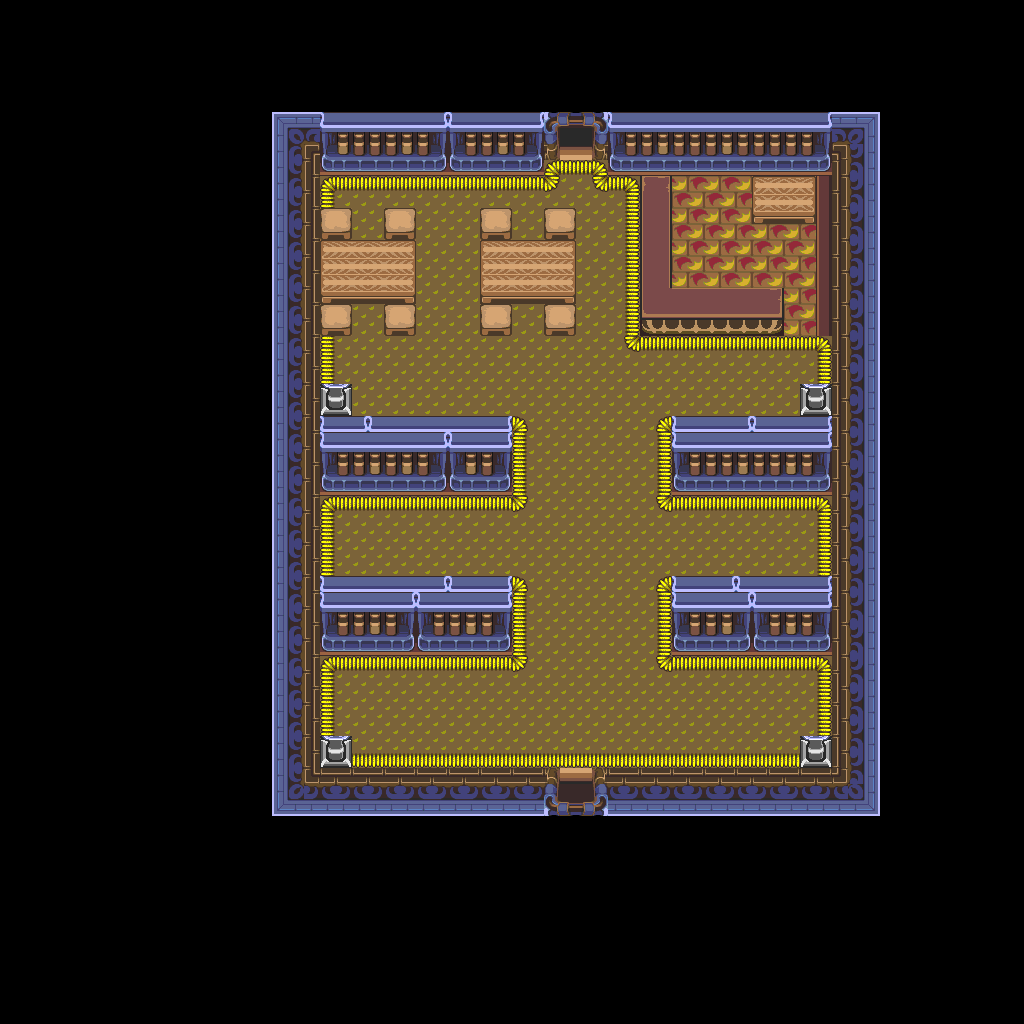

This is a level from a 2D game, rendered from its Tiled map with the project's own tilesets. A one-line summary and the map file follow, with tile-layer data summarised:
An orthogonal 64x64 tile map with 16x16 px tiles, 1 tile layer (base), 1 hidden layer not drawn and 22 objects.

<map version="1.10" tiledversion="1.12.1" orientation="orthogonal" renderorder="right-down" width="64" height="64" tilewidth="16" tileheight="16" infinite="0" nextlayerid="3" nextobjectid="23">
 <tileset firstgid="1" source="../classiciphone_pics4.tsx" />
 <layer id="1" name="base" width="64" height="64">
  <data>[4096 cells, 4096 non-empty, 110 distinct tile ids]</data>
 </layer>
 <layer id="2" name="collision" width="64" height="64" visible="0">
  <properties><property name="collision" value="true" /></properties>
  <data>[4096 cells, 3237 non-empty, 1 distinct tile ids]</data>
 </layer>
 <objectgroup id="3" name="npcs">
  <object id="1" x="800.0" y="704.0" width="16" height="16">
   <properties>
    <property name="gani" value="bluelampani.mng" />
    <property name="script" type="string">-- Auto-converted from GraalScript
-- [CLIENT-SIDE — server no-op]
-- if (playerenters) dontblock;</property>
   </properties>
  </object>
  <object id="2" x="320.0" y="352.0" width="16" height="16">
   <properties>
    <property name="gani" value="bluelampani.mng" />
    <property name="script" type="string">-- Auto-converted from GraalScript
-- [CLIENT-SIDE — server no-op]
-- if (playerenters) dontblock;</property>
   </properties>
  </object>
  <object id="3" x="352.0" y="608.0" width="16" height="16">
   <properties>
    <property name="gani" value="ninjibook.png" />
    <property name="script" type="string">-- Auto-converted from GraalScript
-- /*
-- // NPC made by Galen (Admin)
-- if (playertouchsme) {
-- say 4;
-- //  putnpc note.png,note.txt,24,42;
-- set shownote;
end
-- */</property>
   </properties>
  </object>
  <object id="4" x="320.0" y="704.0" width="16" height="16">
   <properties>
    <property name="gani" value="bluelampani.mng" />
    <property name="script" type="string">-- Auto-converted from GraalScript
-- [CLIENT-SIDE — server no-op]
-- if (playerenters) dontblock;</property>
   </properties>
  </object>
  <object id="5" x="800.0" y="352.0" width="16" height="16">
   <properties>
    <property name="gani" value="bluelampani.mng" />
    <property name="script" type="string">-- Auto-converted from GraalScript
-- [CLIENT-SIDE — server no-op]
-- if (playerenters) dontblock;</property>
   </properties>
  </object>
  <object id="6" x="560.0" y="832.0" width="16" height="16">
   <properties>
    <property name="script" type="string">-- Auto-converted from GraalScript
-- /*
-- // NPC made by Galen (Admin)
-- if (playerenters  &amp;&amp; !tbookkeyenter) {
-- say 15;
-- set tbookkeyenter
end
-- */</property>
   </properties>
  </object>
  <object id="7" x="384.0" y="688.0" width="16" height="16">
   <properties>
    <property name="gani" value="note.png" />
    <property name="script" type="string">-- Auto-converted from GraalScript
-- [CLIENT-SIDE — server no-op]
-- 
-- if (playerenters) hide;
-- /*
-- // NPC made by Galen (Admin)
-- if (playerenters) {
-- hide;
-- }
-- 
-- if (shownote) {
-- show;
-- }
-- 
-- if (playertouchsme) {
-- say 16;
-- unset shownote;
-- destroy;
-- }
-- */</property>
   </properties>
  </object>
  <object id="8" x="560.0" y="656.0" width="16" height="16">
   <properties>
    <property name="script" type="string">-- Auto-converted from GraalScript
-- [CLIENT-SIDE — server no-op]
-- if (playerenters) {
-- seteffect 0,0,0,0;
-- }</property>
   </properties>
  </object>
  <object id="9" x="704.0" y="160.0" width="16" height="16">
   <properties>
    <property name="script" type="string">-- Auto-converted from GraalScript
-- join("sign");
-- [CLIENT-SIDE — server no-op]
-- if (created) setstring this.text,You see various library records.;</property>
   </properties>
  </object>
  <object id="10" x="368.0" y="160.0" width="16" height="16">
   <properties>
    <property name="script" type="string">-- Auto-converted from GraalScript
-- join("sign");
-- [CLIENT-SIDE — server no-op]
-- if (created) setstring this.text,Its the magazine rack.;</property>
   </properties>
  </object>
  <object id="11" x="480.0" y="160.0" width="16" height="16">
   <properties>
    <property name="script" type="string">-- Auto-converted from GraalScript
-- join("sign");
-- [CLIENT-SIDE — server no-op]
-- if (created) setstring this.text,You see various reference books.;</property>
   </properties>
  </object>
  <object id="12" x="336.0" y="480.0" width="16" height="16">
   <properties>
    <property name="script" type="string">-- Auto-converted from GraalScript
-- join("sign");
-- [CLIENT-SIDE — server no-op]
-- if (created) setstring this.text,You see some books on#bthe history of Graal city.;</property>
   </properties>
  </object>
  <object id="13" x="384.0" y="480.0" width="16" height="16">
   <properties>
    <property name="script" type="string">-- Auto-converted from GraalScript
-- join("sign");
-- [CLIENT-SIDE — server no-op]
-- if (created) setstring this.text,You see a book on#bthe relation between#bthe light and dark worlds.;</property>
   </properties>
  </object>
  <object id="14" x="432.0" y="480.0" width="16" height="16">
   <properties>
    <property name="script" type="string">-- Auto-converted from GraalScript
-- join("sign");
-- [CLIENT-SIDE — server no-op]
-- if (created) setstring this.text,Its a book on the power#band history of the #blegendary four Graals.;</property>
   </properties>
  </object>
  <object id="15" x="480.0" y="480.0" width="16" height="16">
   <properties>
    <property name="script" type="string">-- Auto-converted from GraalScript
-- join("sign");
-- [CLIENT-SIDE — server no-op]
-- if (created) setstring this.text,You see many books#bon elemental power.#bPower of Fire#bPower of Earth#bPower of Air#bPower of Water#bPower of Light#bPower of Darkness;</property>
   </properties>
  </object>
  <object id="16" x="400.0" y="640.0" width="16" height="16">
   <properties>
    <property name="script" type="string">-- Auto-converted from GraalScript
-- join("sign");
-- [CLIENT-SIDE — server no-op]
-- if (created) setstring this.text,You find a book with detailed#binstuctions on how to make#ban interdimensional portal.;</property>
   </properties>
  </object>
  <object id="17" x="464.0" y="640.0" width="16" height="16">
   <properties>
    <property name="script" type="string">-- Auto-converted from GraalScript
-- join("sign");
-- [CLIENT-SIDE — server no-op]
-- if (created) setstring this.text,#x#x#z#y#x#z#y#z#x#y#y#b#y#x#z#y#z#x#y#z#x #z#b#x#z#y#z#z#y#x#x#z#x#b?????????#bIts writen in an ancient language;</property>
   </properties>
  </object>
  <object id="18" x="688.0" y="640.0" width="16" height="16">
   <properties>
    <property name="script" type="string">-- Auto-converted from GraalScript
-- join("sign");
-- [CLIENT-SIDE — server no-op]
-- if (created) setstring this.text,Order of the Ebon Hand#bWe are an ancient society#bthat protects Graal#band tries to have a little fun#balong the way.#bWe are masters of magic#band mystery.#bWe do not tolerate evil.;</property>
   </properties>
  </object>
  <object id="19" x="768.0" y="640.0" width="16" height="16">
   <properties>
    <property name="script" type="string">-- Auto-converted from GraalScript
-- join("sign");
-- [CLIENT-SIDE — server no-op]
-- if (created) setstring this.text,It is a book of ancient#bstories and legends.;</property>
   </properties>
  </object>
  <object id="20" x="688.0" y="480.0" width="16" height="16">
   <properties>
    <property name="script" type="string">-- Auto-converted from GraalScript
-- join("sign");
-- [CLIENT-SIDE — server no-op]
-- if (created) setstring this.text,It is a book describing#bthe legendary Golden#bLand.;</property>
   </properties>
  </object>
  </objectgroup>
</map>
<!-- 2 of 22 objects omitted -->
